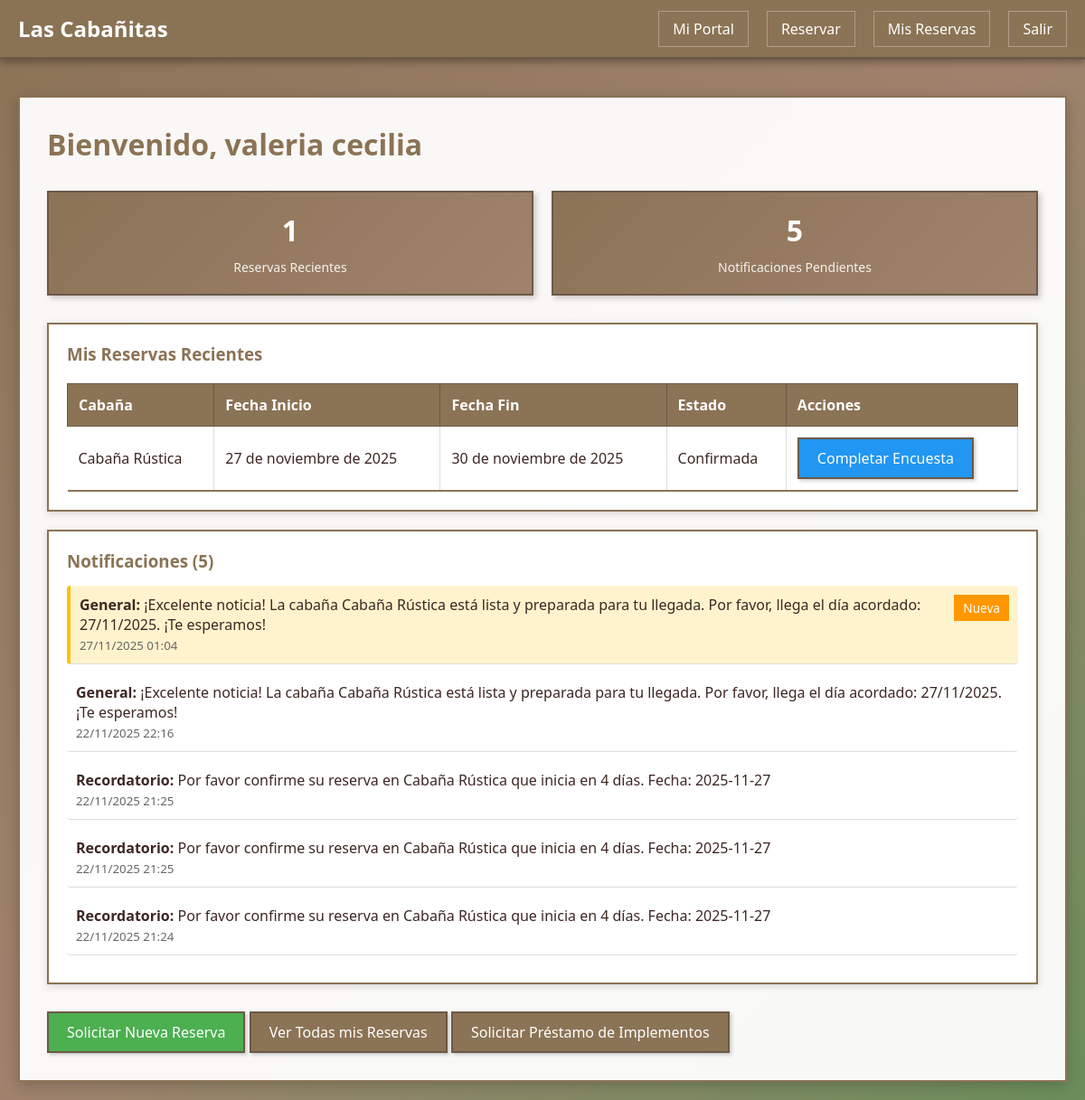
Screenshot of /cliente/ (signed in) with the database file from the repository.
### gestion/models.py (models this page shows, shortened)
class Cliente(models.Model):
    idCliente = models.AutoField(primary_key=True)
    nombre = models.CharField(max_length=200)
    telefono = models.CharField(max_length=20)
    email = models.EmailField()
    direccion = models.TextField()
    tipoCliente = models.CharField(max_length=50, default='Regular')
    usuario = models.OneToOneField(User, on_delete=models.CASCADE, null=True, blank=True, related_name='cliente')
    class Meta:
        db_table = 'cliente'
        verbose_name = "Cliente"
        verbose_name_plural = "Clientes"

class Reserva(models.Model):
    ESTADOS = [
        ('pendiente', 'Pendiente'),
        ('confirmada', 'Confirmada'),
        ('cancelada', 'Cancelada'),
        ('completada', 'Completada'),
    ]
    idReserva = models.AutoField(primary_key=True)
    cliente = models.ForeignKey(Cliente, on_delete=models.CASCADE, related_name='reservas')
    cabaña = models.ForeignKey(Cabaña, on_delete=models.CASCADE, related_name='reservas')
    fechaInicio = models.DateField()
    fechaFin = models.DateField()
    numPersonas = models.IntegerField()
    estado = models.CharField(max_length=20, choices=ESTADOS, default='pendiente')
    montoCotizado = models.DecimalField(max_digits=10, decimal_places=2)
    comentarios = models.TextField(blank=True)
    fechaCreacion = models.DateTimeField(auto_now_add=True)
    confirmacion_cliente = models.BooleanField(default=False, verbose_name='Confirmación Cliente')
    fecha_confirmacion = models.DateTimeField(null=True, blank=True, verbose_name='Fecha Confirmación')
    class Meta:
        db_table = 'reserva'
        verbose_name = "Reserva"
        verbose_name_plural = "Reservas"
        ordering = ['-fechaCreacion']

class Cabaña(models.Model):
    ESTADOS = [
        ('lista', 'Lista'),
        ('en_preparacion', 'En Preparación'),
        ('pendiente', 'Pendiente'),
        ('mantenimiento', 'En Mantenimiento'),
        ('disponible', 'Disponible'),  # Mantener para compatibilidad
        ('ocupada', 'Ocupada'),
        ('reservada', 'Reservada'),
    ]
    idCabaña = models.AutoField(primary_key=True)
    nombre = models.CharField(max_length=100)
    capacidad = models.IntegerField()
    estado = models.CharField(max_length=20, choices=ESTADOS, default='disponible')
    precioNoche = models.DecimalField(max_digits=10, decimal_places=2)
    class Meta:
        db_table = 'cabana'
        verbose_name = "Cabaña"
        verbose_name_plural = "Cabañas"

class Notificacion(models.Model):
    TIPOS = [
        ('alerta', 'Alerta'),
        ('confirmacion', 'Confirmación'),
        ('preparacion', 'Preparación'),
        ('recordatorio', 'Recordatorio'),
        ('general', 'General'),
    ]
    idNotificacion = models.AutoField(primary_key=True)
    usuario = models.ForeignKey(User, on_delete=models.CASCADE, related_name='notificaciones', null=True, blank=True)
    tipo = models.CharField(max_length=20, choices=TIPOS)
    mensaje = models.TextField()
    fechaEnvio = models.DateTimeField(auto_now_add=True)
    leida = models.BooleanField(default=False)
    class Meta:
        db_table = 'notificacion'
        verbose_name = "Notificación"
        verbose_name_plural = "Notificaciones"
        ordering = ['-fechaEnvio']

### gestion/views.py (the view)
# urls.py: path('cliente/', views.portal_cliente, name='portal_cliente'),
@cliente_required
def portal_cliente(request):
    cliente = request.user.cliente
    reservas = Reserva.objects.filter(cliente=cliente).order_by('-fechaCreacion')[:5]
    notificaciones = Notificacion.objects.filter(usuario=request.user).order_by('-fechaEnvio')[:10]
    context = {
        'cliente': cliente,
        'reservas': reservas,
        'notificaciones': notificaciones,
    }
    return render(request, 'cliente/portal_cliente.html', context)

### gestion/templates/cliente/portal_cliente.html (shortened to what this page needs)
{% extends 'base.html' %}
{% block content %}
<h1 class="page-title">Bienvenido, {{ cliente.nombre }}</h1>
<div class="stats">
    <div class="stat-card">
        <h4>{{ reservas|length }}</h4>
        <p>Reservas Recientes</p>
    </div>
    <div class="stat-card">
        <h4>{{ notificaciones|length }}</h4>
        <p>Notificaciones Pendientes</p>
    </div>
</div>
<div class="card">
    <h3>Mis Reservas Recientes</h3>
    {% if reservas %}
        <table>
            <thead>
                <tr>
                    <th>Cabaña</th>
                    <th>Fecha Inicio</th>
                    <th>Fecha Fin</th>
                    <th>Estado</th>
                    <th>Acciones</th>
                </tr>
            </thead>
            <tbody>
                {% for reserva in reservas %}
                <tr>
                    <td>{{ reserva.cabaña.nombre }}</td>
                    <td>{{ reserva.fechaInicio }}</td>
                    <td>{{ reserva.fechaFin }}</td>
                    <td>{{ reserva.get_estado_display }}</td>
                    <td>
                        <a href="{% url 'completar_encuesta' reserva.idReserva %}" class="btn btn-primary">Completar Encuesta</a>
                    </td>
                </tr>
                {% endfor %}
            </tbody>
        </table>
    {% else %}
        <p>No tienes reservas aún. <a href="{% url 'solicitar_reserva' %}">Solicita una reserva</a></p>
    {% endif %}
</div>
<div class="card">
    <h3>Notificaciones {% if notificaciones %}({{ notificaciones|length }}){% endif %}</h3>
    {% if notificaciones %}
        <ul style="list-style: none; padding: 0;">
            {% for notif in notificaciones %}
            <li class="notification-item {% if not notif.leida %}notification-unread{% endif %}" style="margin-bottom: 10px;">
                <div style="display: flex; justify-content: space-between; align-items: start;">
                    <div style="flex: 1;">
                        <strong>{{ notif.get_tipo_display }}:</strong> {{ notif.mensaje }}
                        <br><small class="notification-date" style="color: #666;">{{ notif.fechaEnvio|date:"d/m/Y H:i" }}</small>
                    </div>
                    {% if not notif.leida %}
                        <span class="badge badge-warning" style="margin-left: 10px;">Nueva</span>
                    {% endif %}
                </div>
            </li>
            {% endfor %}
        </ul>
    {% else %}
        <p>No tienes notificaciones.</p>
    {% endif %}
</div>
<div class="mt-30">
    <a href="{% url 'solicitar_reserva' %}" class="btn btn-success">Solicitar Nueva Reserva</a>
    <a href="{% url 'mis_reservas' %}" class="btn">Ver Todas mis Reservas</a>
    <a href="{% url 'solicitar_prestamo' %}" class="btn">Solicitar Préstamo de Implementos</a>
</div>
{% endblock %}

### gestion/static/css/style.css (style rules this page uses)
* { margin: 0; padding: 0; box-sizing: border-box; }
body { font-family: 'Segoe UI', Tahoma, Geneva, Verdana, sans-serif; background: linear-gradient(135deg, #8B7355 0%, #A0826D 50%, #6B8E5A 100%); min-height: 100vh; color: #3E2723; }
.btn { display: inline-block; padding: 10px 20px; background: #8B7355; color: white; text-decoration: none; border-radius: 0; border: 2px solid #6B5A47; cursor: pointer; transition: all 0.3s; box-shadow: 2px 2px 4px rgba(0,0,0,0.2); }
.btn-success { background: #4CAF50; }
.btn-primary { background: #2196F3; }
table { width: 100%; border-collapse: collapse; margin-top: 20px; }
table th, table td { padding: 12px; text-align: left; border-bottom: 2px solid #8B7355; border-right: 1px solid #ddd; }
table th { background: #8B7355; color: white; border: 1px solid #6B5A47; }
.card { background: white; border-radius: 0; padding: 20px; margin-bottom: 20px; box-shadow: 0 2px 8px rgba(0,0,0,0.15); border: 2px solid #8B7355; }
.card h3 { margin-bottom: 15px; color: #8B7355; }
.stats { display: grid; grid-template-columns: repeat(auto-fit, minmax(200px, 1fr)); gap: 20px; margin-bottom: 30px; }
.stat-card { background: linear-gradient(135deg, #8B7355 0%, #A0826D 100%); color: white; padding: 20px; border-radius: 0; text-align: center; border: 2px solid #6B5A47; box-shadow: 3px 3px 6px rgba(0,0,0,0.2); }
.stat-card h4 { font-size: 32px; margin-bottom: 10px; }
.stat-card p { font-size: 14px; opacity: 0.9; }
.content h1 { color: #8B7355; margin-bottom: 30px; }
.content h3 { color: #8B7355; }
.page-title { color: #8B7355; margin-bottom: 30px; }
.mt-30 { margin-top: 30px; }
.notification-item { padding: 10px; border-bottom: 1px solid #ddd; }
.notification-date { color: #666; }
.badge { padding: 5px 10px; border-radius: 0; font-size: 0.85em; display: inline-block; margin-left: 10px; }
.badge-warning { background: #FF9800; color: white; }

### gestion/templates/cliente/portal_cliente.html (style rules this page uses)
.notification-unread { background-color: #fff3cd; padding: 10px; margin: 5px 0; border-left: 4px solid #ffc107; border-radius: 4px; }
.notification-item { padding: 10px; margin: 5px 0; border-radius: 4px; }

### rows the page displays
Cliente: nombre "valeria cecilia"
Reserva: cabaña.nombre "Cabaña Rústica", fechaInicio "27 de noviembre de 2025", fechaFin "30 de noviembre de 2025", estado "Confirmada"
Notificacion: tipo "General", mensaje "¡Excelente noticia! La cabaña Cabaña Rústica está lista y preparada para tu llegada. Por favor, llega el día acordado: 27/11/2025. ¡Te esperamos!", fechaEnvio "27/11/2025 01:04", leida "Nueva"
Notificacion: tipo "General", mensaje "¡Excelente noticia! La cabaña Cabaña Rústica está lista y preparada para tu llegada. Por favor, llega el día acordado: 27/11/2025. ¡Te esperamos!", fechaEnvio "22/11/2025 22:16"
Notificacion: tipo "Recordatorio", mensaje "Por favor confirme su reserva en Cabaña Rústica que inicia en 4 días. Fecha: 2025-11-27", fechaEnvio "22/11/2025 21:25"
Notificacion: tipo "Recordatorio", mensaje "Por favor confirme su reserva en Cabaña Rústica que inicia en 4 días. Fecha: 2025-11-27", fechaEnvio "22/11/2025 21:25"
Notificacion: tipo "Recordatorio", mensaje "Por favor confirme su reserva en Cabaña Rústica que inicia en 4 días. Fecha: 2025-11-27", fechaEnvio "22/11/2025 21:24"

### other values shown
{{ reservas|length }} "1"
{{ notificaciones|length }} "5"
